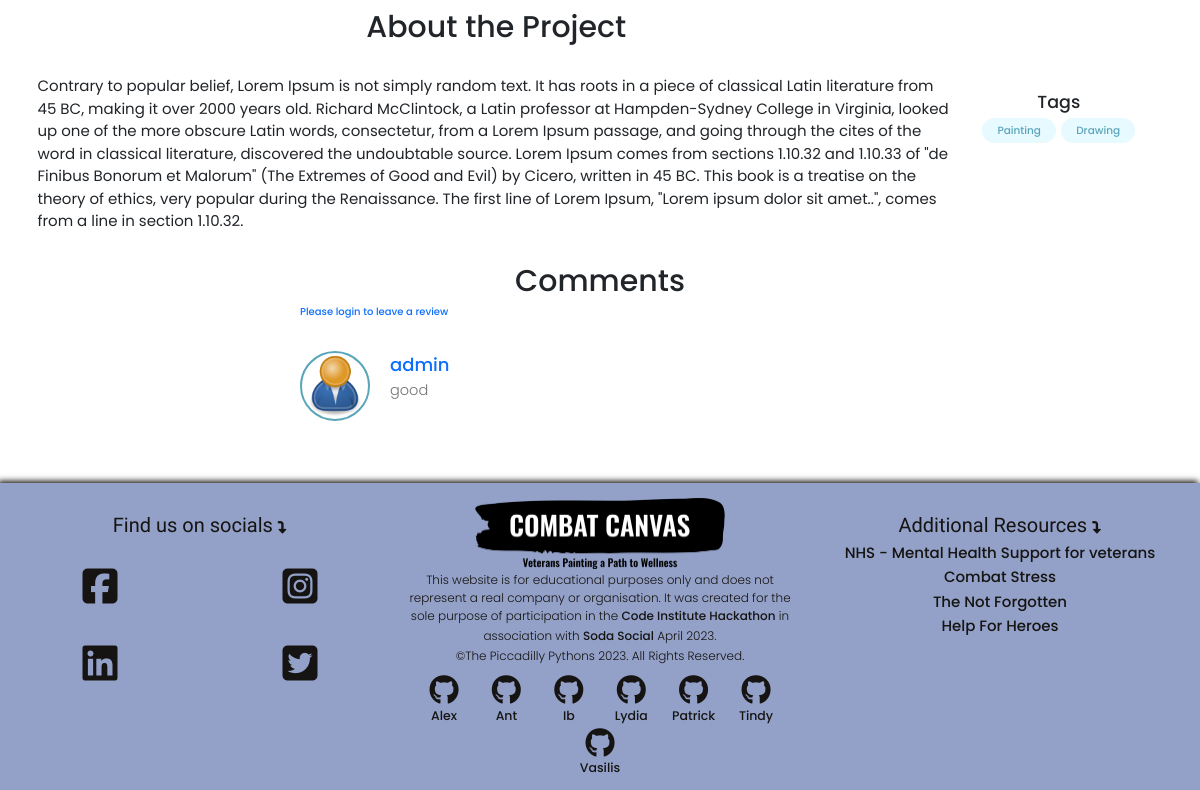
Page /projects/project/b3671cd4-2148-498a-b9d5-2a0131a755c4/ (lower part) on the earlier database version.
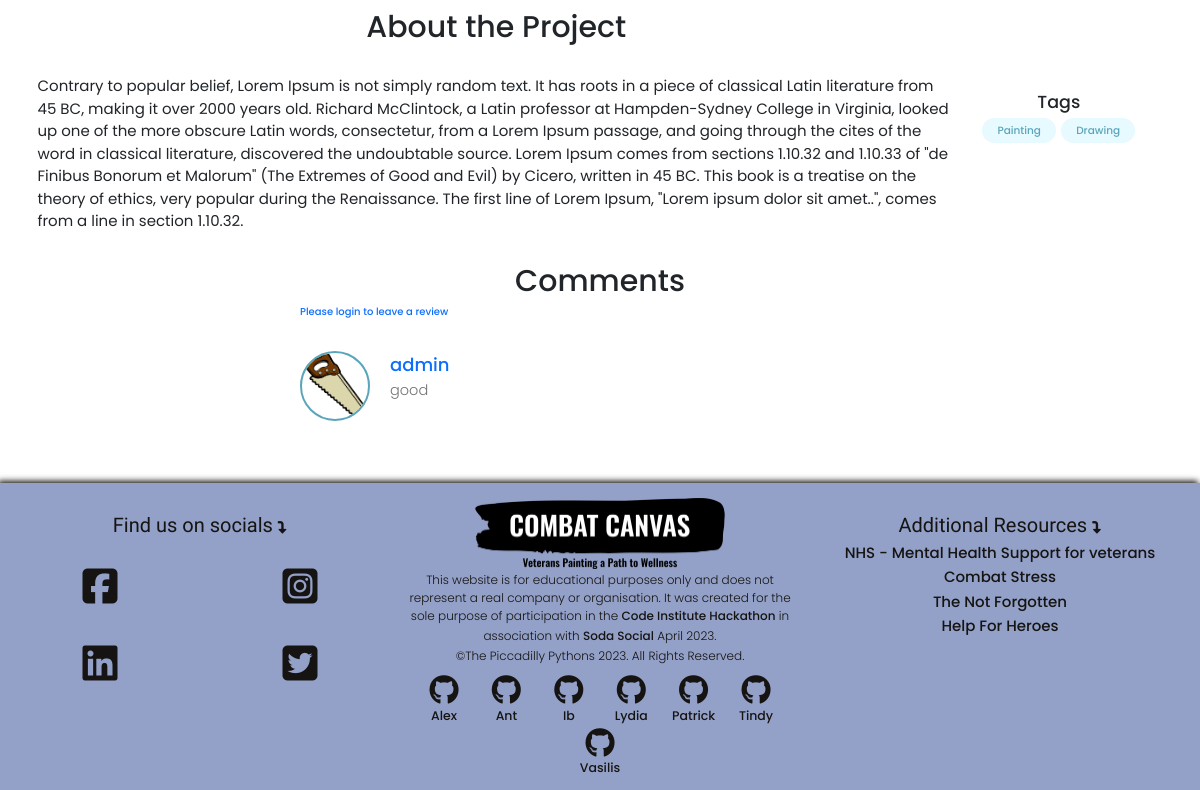
Same page on the later database version.
### projects/models.py (models this page shows, shortened)
class Review(models.Model):
    VOTE_TYPE = (
        ('up', 'Up Vote'),
        ('down', 'Down Vote'),
    )
    owner = models.ForeignKey(Profile, on_delete=models.CASCADE, null=True)
    project = models.ForeignKey(Project, on_delete=models.CASCADE)
    body = models.TextField(null=True, blank=True)
    value = models.CharField(max_length=200, choices=VOTE_TYPE)
    created = models.DateTimeField(auto_now_add=True)
    id = models.UUIDField(default=uuid.uuid4, unique=True,
                          primary_key=True, editable=False)
    class Meta:
        unique_together = [['owner', 'project']]

### users/models.py (models this page shows, shortened)
class Profile(models.Model):
    user = models.OneToOneField(
        User, on_delete=models.CASCADE, null=True, blank=True)
    name = models.CharField(max_length=200, blank=True, null=True)
    email = models.EmailField(max_length=500, blank=True, null=True)
    username = models.CharField(max_length=200, blank=True, null=True)
    location = models.CharField(max_length=200, blank=True, null=True)
    short_intro = models.CharField(max_length=200, blank=True, null=True)
    bio = models.TextField(blank=True, null=True)
    profile_image = models.ImageField(
        null=True, blank=True, upload_to='profiles/', default="profiles/user-default.png")
    social_twitter = models.CharField(max_length=200, blank=True, null=True)
    social_linkedin = models.CharField(max_length=200, blank=True, null=True)
    social_youtube = models.CharField(max_length=200, blank=True, null=True)
    social_website = models.CharField(max_length=200, blank=True, null=True)
    created = models.DateTimeField(auto_now_add=True)
    id = models.UUIDField(default=uuid.uuid4, unique=True,
                          primary_key=True, editable=False)
    class Meta:
        ordering = ['created']

### projects/views.py (the view, shortened to what this page needs)
# urls.py: path('project/<str:pk>/', views.project, name="project"),
def project(request, pk):
    projectObj = Project.objects.get(id=pk)
    form = ReviewForm()
    return render(request, 'projects/single-project.html', {'project': projectObj, 'form': form})

### projects/models.py (called while the page is built)
    @property
    def imageURL(self):
        try:
            url = self.featured_image.url
        except:
            url = ''
        return url

    @property
    def reviewers(self):
        queryset = self.review_set.all().values_list('owner__id', flat=True)
        return queryset

    def __str__(self):
        return self.name

### projects/templates/projects/single-project.html (shortened to what this page needs)
{% extends 'base.html' %}
{% block content %}
<main class="singleProject my-md">
    <div class="container">
        <div class="single-project-container">
            <div class="single-project-info">
                <div>
                    <h3 class="single-project-subtitle">About the Project</h3>
                    <div class="single-project-about">
                        {{project.description}}
                    </div>
                </div>
                <div class="single-project-tags">
                    <h3 class="single-project-heading">Tags</h3>
                    <div class="single-project-tag-list">
                      {% for tag in project.tags.all %}
                      <span class="tag tag--pill tag--main">
                        <small>{{tag}}</small>
                      </span>
                      {% endfor %}
                    </div>
                </div>
            </div>
            <div class="single-project-comments">
                <h3 class="single-project-comments-title">Comments</h3>
                {% if request.user.profile.id in project.reviewers %}
                <p>You have already submitted your review for this project</p>
                {% elif request.user.profile == project.owner %}
                <p>You cannot review your own work</p>
                {% else %}
                <a href="{% url 'login' %}?next={{request.path}}">Please login to leave a review</a>
                {% endif %}
                <div class="commentList">
                    {% for review in project.review_set.all %}
                    {% if review.body %}
                    <div class="comment">
                        <a href="">
                            <img class="avatar avatar--md" src="{{review.owner.profile_image.url}}" alt="user" />
                        </a>
                        <div class="comment__details">
                            <a href=""
                                class="comment__author">{{review.owner.name}}</a>
                            <p class="comment__info">{{review.body|linebreaksbr}}</p>
                        </div>
                    </div>
                    {% endif %}
                    {% endfor %}
                </div>
            </div>
        </div>
    </div>
</main>
{% endblock %}

Differences in the rows shown:
changed through a linked row, Review "good": owner.profile_image: picture added in place of a placeholder
